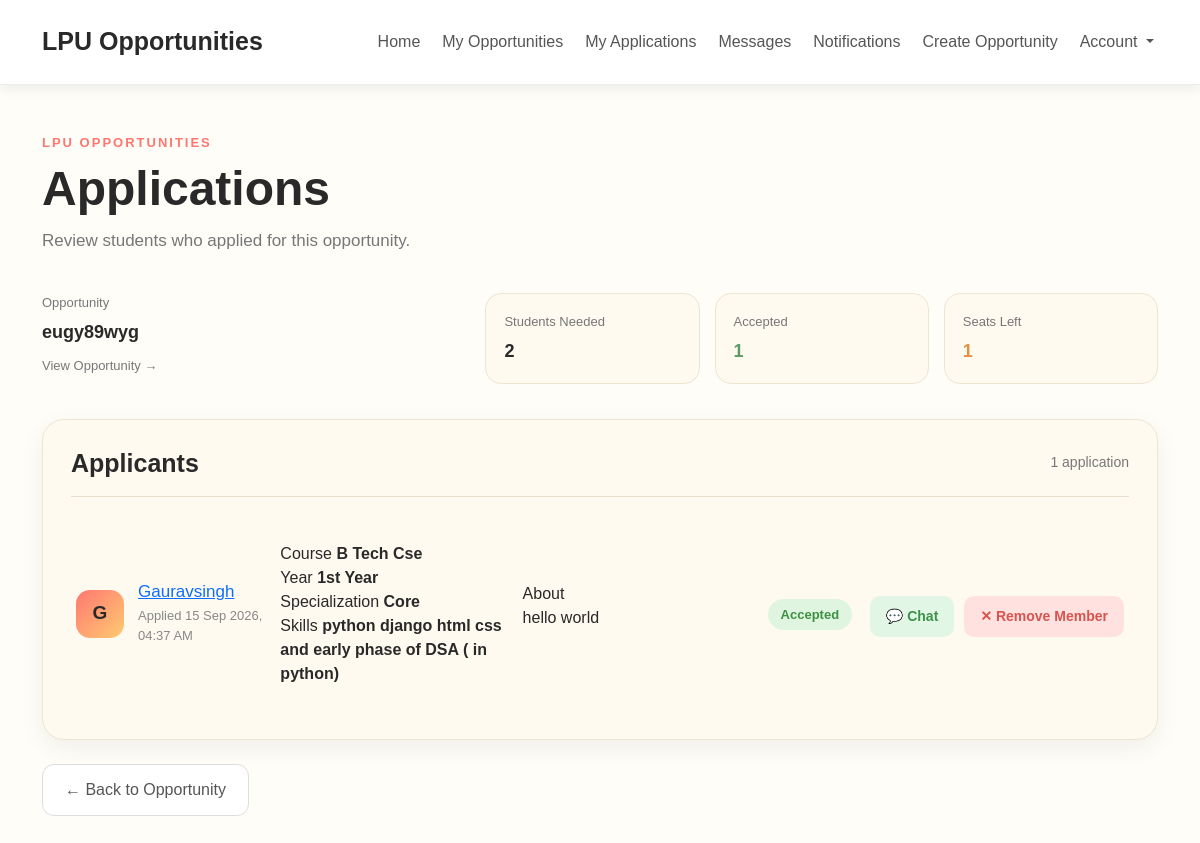
The page /opportunity/34/applications/ (signed in) on the database its author committed.
### home/models.py (models this page shows, shortened)
class Opportunity(models.Model):
    CATEGORY_CHOICES = [
        ("hackathon", "Hackathon"),
        ("research", "Research"),
        ("internship", "Internship"),
        ("workshop", "Workshop"),
        ("competition", "Competition"),
        ("event", "Event"),
        ("project", "Project"),
        ("club", "Club / Society"),
        ("volunteering", "Volunteering"),
        ("other", "Other"),
    ]
    posted_by = models.ForeignKey(User, on_delete=models.CASCADE)
    title = models.CharField(max_length=200)
    description = models.TextField(blank=True)
    category = models.CharField(
        max_length=20,
        choices=CATEGORY_CHOICES,
        default="other"
    )
    students_needed = models.IntegerField()
    created_at = models.DateTimeField(auto_now_add=True)
    member_left = models.BooleanField(default=False)

class Application(models.Model):
    opportunity = models.ForeignKey(Opportunity, on_delete=models.CASCADE)
    applicant = models.ForeignKey(User, on_delete=models.CASCADE)
    STATUS_CHOICES = [
        ("pending", "Pending"),
        ("accepted", "Accepted"),
        ("rejected", "Rejected"),
        ("left", "Left"),
    ]
    status = models.CharField(
        max_length=20,
        choices=STATUS_CHOICES,
        default="pending"
    )
    applied_at = models.DateTimeField(auto_now_add=True)

class Profile(models.Model):
    user = models.OneToOneField(User, on_delete=models.CASCADE)
    student_id = models.CharField(
        max_length=30,
        unique=True,
        null=True,
        blank=True
    )
    phone_number = models.CharField(
        max_length=15,
        unique=True,
        null=True,
        blank=True
    )
    email = models.EmailField(
        unique=True,
        null=True,
        blank=True
    )
    email_verified = models.BooleanField(default=False)
    notifications_enabled = models.BooleanField(default=True)
    email_otp = models.CharField(
        max_length=6,
        blank=True,
        null=True
    )
    otp_created_at = models.DateTimeField(
        blank=True,
        null=True
    )
    otp_attempts = models.IntegerField(default=0)
    course = models.CharField(
    max_length=100,
    blank=True
    )
    year = models.CharField(
    max_length=30,
    blank=True
    )
    specialization = models.CharField(
    max_length=100,
    blank=True
    )
    skills = models.CharField(
    max_length=300,
    blank=True
    )
    bio = models.TextField(blank=True)

### home/views.py (the view)
@login_required
def opportunity_applications(request, id):
    opportunity = get_object_or_404(
        Opportunity,
        id=id
    )
    if opportunity.posted_by != request.user:
        return redirect("home")
    applications = Application.objects.filter(
        opportunity=opportunity
    ).select_related(
        "applicant",
        "applicant__profile"
    ).order_by("-applied_at")
    for application in applications:
        if application.status == "accepted":
            application.conversation = Conversation.objects.filter(
                opportunity=opportunity,
                applicant=application.applicant,
                status="active"
            ).first()
    accepted_count = applications.filter(
        status="accepted"
    ).count()
    available_seats = (
        opportunity.students_needed - accepted_count
    )
    return render(request, "opportunity_applications.html", {
        "opportunity": opportunity,
        "applications": applications,
        "accepted_count": accepted_count,
        "available_seats": available_seats,
    })

### templates/opportunity_applications.html (shortened to what this page needs)
{% extends "base.html" %}
{% block content %}
<div class="home-header">
    <p class="small-heading">
        LPU OPPORTUNITIES
    </p>
    <h1>
        Applications
    </h1>
    <p class="home-subtitle">
        Review students who applied for this opportunity.
    </p>
</div>
<div class="applications-summary">
    <a
        href="{% url 'opportunity_detail' opportunity.id %}"
        class="application-opportunity-link"
    >
        <span>Opportunity</span>
        <strong>
            {{ opportunity.title|truncatechars:50 }}
        </strong>
        <small>View Opportunity →</small>
    </a>
    <div>
        <span>Students Needed</span>
        <strong>{{ opportunity.students_needed }}</strong>
    </div>
    <div>
        <span>Accepted</span>
        <strong class="accepted-number">
            {{ accepted_count }}
        </strong>
    </div>
    <div>
        <span>Seats Left</span>
        <strong class="available-number">
            {{ available_seats }}
        </strong>
    </div>
</div>
<div class="applications-section">
    <div class="applications-section-header">
        <h2>
            Applicants
        </h2>
        <span>
            {{ applications|length }}
            application{{ applications|length|pluralize }}
        </span>
    </div>
    {% for application in applications %}
    <div class="applicant-card">
        <div class="applicant-info">
            <div class="applicant-avatar">
                {{ application.applicant.username|first|upper }}
            </div>
            <div>
                <h3>
                    <a href="{% url 'applicant_profile' application.id %}">
                    {{ application.applicant.username }}
                    </a>
                </h3>
                <p>
                    Applied {{ application.applied_at|date:"d M Y, h:i A" }}
                </p>
            </div>
        </div>
        <div class="applicant-profile">
            <div class="profile-detail">
                <span>Course</span>
                {% if application.applicant.profile.course %}
                    <strong>
                        {{ application.applicant.profile.course }}
                    </strong>
                {% else %}
                    <strong>Not added</strong>
                {% endif %}
            </div>
            <div class="profile-detail">
                <span>Year</span>
                {% if application.applicant.profile.year %}
                    <strong>
                        {{ application.applicant.profile.year }}
                    </strong>
                {% else %}
                    <strong>Not added</strong>
                {% endif %}
            </div>
            <div class="profile-detail">
                <span>Specialization</span>
                {% if application.applicant.profile.specialization %}
                    <strong>
                        {{ application.applicant.profile.specialization }}
                    </strong>
                {% else %}
                    <strong>Not added</strong>
                {% endif %}
            </div>
            <div class="profile-detail">
                <span>Skills</span>
                {% if application.applicant.profile.skills %}
                    <strong>
                        {{ application.applicant.profile.skills }}
                    </strong>
                {% else %}
                    <strong>Not added</strong>
                {% endif %}
            </div>
        </div>
        {% if application.applicant.profile.bio %}
        <div class="applicant-bio">
            <span>About</span>
            <p>
                {{ application.applicant.profile.bio }}
            </p>
        </div>
        {% endif %}
    <div class="applicant-status">
        {% if application.status == "accepted" %}
            <span class="application-status accepted-status">
                Accepted
            </span>
            {% elif application.status == "rejected" %}
            <span class="application-status rejected-status">
                Rejected
            </span>
            {% elif application.status == "left" %}
            <span class="application-status left-status">
                Left
            </span>
        {% else %}
        <span class="application-status pending-status">
            Pending
        </span>
    {% endif %}
</div>
{% if application.status == "accepted" %}
    <div class="applicant-actions">
        {% if application.conversation %}
            <a
                href="{% url 'chat' application.conversation.id %}"
                class="accept-button"
            >
                💬 Chat
            </a>
        {% endif %}
        <form
            method="POST"
            action="{% url 'remove_member' application.id %}"
            style="display: inline;"
            onsubmit="return confirm('Are you sure you want to remove this member from the team?');"
        >
            <button
                type="submit"
                class="reject-button"
            >
                ✕ Remove Member
            </button>
        </form>
    </div>
{% endif %}
    </div>
    {% endfor %}
</div>
<br>
<a
    href="{% url 'opportunity_detail' opportunity.id %}"
    class="btn-back"
>
    ← Back to Opportunity
</a>
{% endblock %}

### static/style.css (style rules this page uses)
body { background: #fffdf8; color: #292929; font-family: Arial, sans-serif; margin: 0; }
h1, h2, h3 { color: #292929; }
.home-header { margin-bottom: 40px; }
.small-heading { color: #ff766f; font-size: 13px; font-weight: 700; letter-spacing: 2px; margin-bottom: 8px; }
.home-header h1 { font-size: 48px; font-weight: 700; margin-bottom: 10px; }
.home-subtitle { color: #777777; font-size: 17px; margin-bottom: 0; }
.btn-back { display: inline-block; padding: 13px 22px; border-radius: 12px; text-decoration: none; color: #555; background: #fff; border: 1px solid #ddd; }
.application-status { padding: 8px 13px; border-radius: 20px; font-size: 13px; font-weight: 600; }
.accepted-status { background: #dff5df; color: #3d9143; }
.applications-summary { display: grid; grid-template-columns: 2fr 1fr 1fr 1fr; gap: 15px; margin-bottom: 35px; }
.applications-summary > div { background: #fffaf0; border: 1px solid #eee4d2; border-radius: 16px; padding: 18px; min-width: 0; }
.applications-summary span { display: block; color: #777; font-size: 13px; margin-bottom: 6px; }
.applications-summary strong { display: block; color: #292929; font-size: 18px; overflow-wrap: anywhere; word-break: break-word; }
.accepted-number { color: #5c9b68 !important; }
.available-number { color: #e89042 !important; }
.applications-section { background: #fffaf0; border: 1px solid #eee4d2; border-radius: 22px; padding: 28px; box-shadow: 0 8px 25px rgba(0, 0, 0, 0.06); }
.applications-section-header { display: flex; align-items: center; justify-content: space-between; margin-bottom: 20px; padding-bottom: 18px; border-bottom: 1px solid #eadfce; }
.applications-section-header h2 { margin: 0; font-size: 25px; font-weight: 700; }
.applications-section-header span { color: #777; font-size: 14px; }
.application-opportunity-link { display: block; text-decoration: none; color: inherit; min-width: 0; }
.application-opportunity-link strong { color: #292929; overflow-wrap: anywhere; word-break: break-word; transition: color 0.2s ease; }
.application-opportunity-link small { display: block; margin-top: 10px; color: #777; font-size: 13px; }
.applicant-card { display: grid; grid-template-columns: minmax(180px, 1fr) minmax(220px, 1.2fr) minmax(220px, 1.2fr) auto auto; align-items: center; gap: 15px; padding: 25px 5px; border-bottom: 1px solid #eee4d2; }
.applicant-card:last-child { border-bottom: none; }
.applicant-info { display: flex; align-items: center; gap: 14px; min-width: 0; }
.applicant-avatar { width: 48px; height: 48px; display: flex; align-items: center; justify-content: center; flex-shrink: 0; border-radius: 14px; background: linear-gradient( 135deg, #ff7770, #ffcb72 ); color: #292929; font-size: 19px; font-weight: 700; }
.applicant-info h3 { margin: 0 0 4px; font-size: 17px; }
.applicant-info p { margin: 0; color: #888; font-size: 13px; }
.applicant-status { min-width: 90px; text-align: center; }
.applicant-actions { display: flex; align-items: center; gap: 10px; flex-shrink: 0; margin-top: 5px; flex-wrap: wrap; }
.accept-button, .reject-button { display: inline-flex; align-items: center; justify-content: center; padding: 10px 16px; border-radius: 10px; border: none; text-decoration: none; font-size: 14px; font-weight: 600; font-family: inherit; white-space: nowrap; cursor: pointer; transition: 0.2s ease; }
.accept-button { background: #e1f6e5; color: #3f914c; }
.reject-button { background: #ffe1df; color: #d9534f; }

### rows shown on the page
Opportunity: title "eugy89wyg", students_needed "2"
Application: applicant.username|first "G", applicant.username "Gauravsingh", applied_at "15 Sep 2026, 04:37 AM", applicant.profile.course "B Tech Cse", applicant.profile.year "1st Year", applicant.profile.specialization "Core", applicant.profile.skills "python django html css and early phase of DSA ( in python)", applicant.profile.bio "hello world", status "Accepted"

### other values the page prints
{{ accepted_count }} "1"
{{ available_seats }} "1"
{{ applications|length }} "1"
